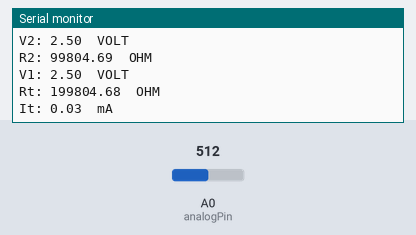
A sketch run on a simulated Arduino Uno, built with avr-gcc and run on an emulated ATmega328P. Shown: the last lines printed to the serial monitor. The inputs (shaded band) are chosen by the test bench; at power-on: A0 (analogPin) = 512.

Above: at 5.8 s.
5.9 s: A0 (analogPin) set to 716
At 11.6 s:
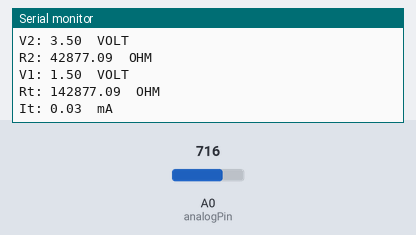
12.0 s: A0 (analogPin) set to 900
At 16.6 s:
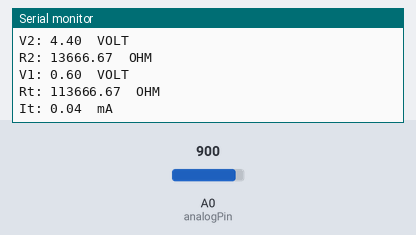
Timing chart, 0 to 18.1 s (numbered marks = the images above; inputs shaded):
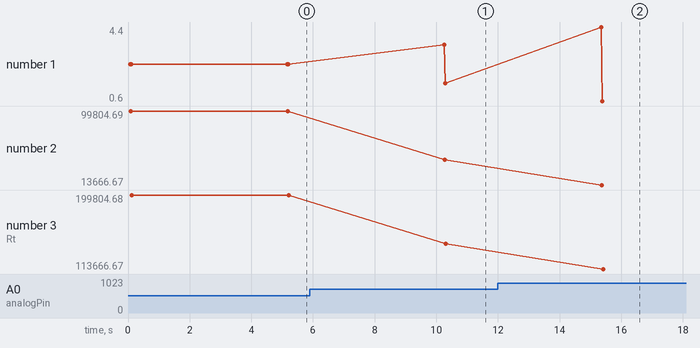

Measured:
- after the input at 5.9 s, the serial monitor: prints a new line after 4.4 s (image 1)
- after the input at 12.0 s, the serial monitor: prints a new line after 3.4 s (image 2)
- plotted number 1: 2.5 → 1.5 after the input at 5.9 s, 1.5 → 0.6 after the input at 12.0 s
- plotted number 2: 99804.69 → 42877.09 after the input at 5.9 s, 42877.09 → 13666.67 after the input at 12.0 s
- plotted number 3: 199804.68 → 142877.09 after the input at 5.9 s, 142877.09 → 113666.67 after the input at 12.0 s

The sketch:

tugas_ohm_meter.ino
```cpp
int analogPin= 0;
int adc= 0;
int Vin= 5;
float V1= 0;
float V2= 0;
float R1= 100000;
float R2= 0;
float Rt= 0;
float It;
float a= 0;

void setup()
{
Serial.begin(9600);
}

void loop()
{
adc= analogRead(analogPin);
if(adc)
{
a= adc * Vin;
V2= (a)/1023;
a= (Vin/V2) -1;
R2= R1 * a;
V1=5-V2;
Rt=R1+R2;
It=(5/Rt)*1000;
//It=It*100000;
Serial.println("=========== Ohmmeter =========== ");
Serial.println("======= Using an Arduino  ====== ");
Serial.print("V2: ");
Serial.print(V2);
Serial.println("  VOLT");
Serial.print("R2: ");
Serial.print(R2);
Serial.println("  OHM");
Serial.print("V1: ");
Serial.print(V1);
Serial.println("  VOLT");
Serial.print("Rt: ");
Serial.print(Rt);
Serial.println("  OHM");
Serial.print("It: ");
Serial.print(It);
Serial.println("  mA");
delay(5000);
}
}
```
